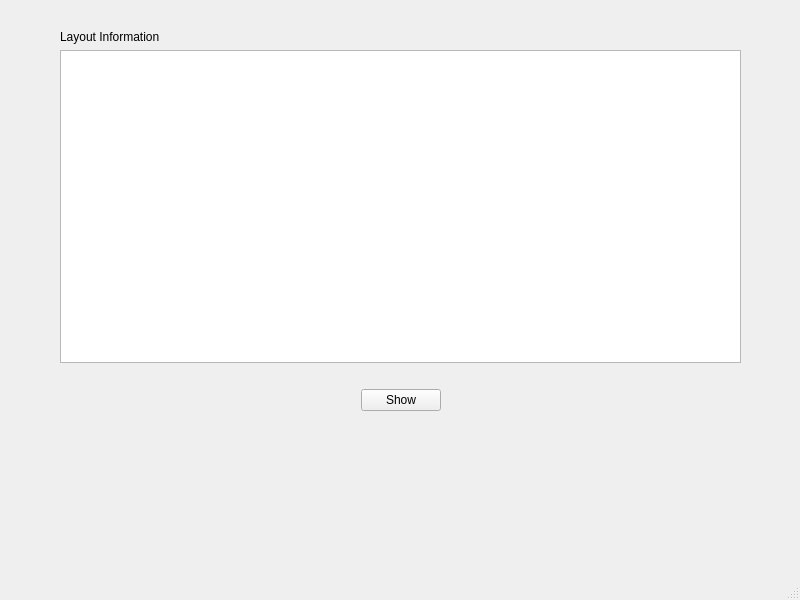
<?xml version="1.0" encoding="UTF-8"?>
<ui version="4.0">
 <class>MainWindow</class>
 <widget class="QMainWindow" name="MainWindow">
  <property name="geometry">
   <rect>
    <x>0</x>
    <y>0</y>
    <width>800</width>
    <height>600</height>
   </rect>
  </property>
  <property name="windowTitle">
   <string>MainWindow</string>
  </property>
  <widget class="QWidget" name="centralwidget">
   <widget class="QWidget" name="verticalLayoutWidget">
    <property name="geometry">
     <rect>
      <x>60</x>
      <y>30</y>
      <width>681</width>
      <height>381</height>
     </rect>
    </property>
    <layout class="QVBoxLayout" name="verticalLayout">
     <item>
      <widget class="QLabel" name="label">
       <property name="text">
        <string>Layout Information</string>
       </property>
      </widget>
     </item>
     <item>
      <widget class="QPlainTextEdit" name="plainTextEdit"/>
     </item>
     <item>
      <spacer name="horizontalSpacer">
       <property name="orientation">
        <enum>Qt::Horizontal</enum>
       </property>
       <property name="sizeHint" stdset="0">
        <size>
         <width>40</width>
         <height>20</height>
        </size>
       </property>
      </spacer>
     </item>
     <item>
      <layout class="QHBoxLayout" name="horizontalLayout">
       <item>
        <spacer name="horizontalSpacer_2">
         <property name="orientation">
          <enum>Qt::Horizontal</enum>
         </property>
         <property name="sizeHint" stdset="0">
          <size>
           <width>40</width>
           <height>20</height>
          </size>
         </property>
        </spacer>
       </item>
       <item>
        <widget class="QPushButton" name="pushButton">
         <property name="text">
          <string>Show</string>
         </property>
        </widget>
       </item>
       <item>
        <spacer name="horizontalSpacer_3">
         <property name="orientation">
          <enum>Qt::Horizontal</enum>
         </property>
         <property name="sizeHint" stdset="0">
          <size>
           <width>40</width>
           <height>20</height>
          </size>
         </property>
        </spacer>
       </item>
      </layout>
     </item>
    </layout>
   </widget>
  </widget>
  <widget class="QMenuBar" name="menubar">
   <property name="geometry">
    <rect>
     <x>0</x>
     <y>0</y>
     <width>800</width>
     <height>26</height>
    </rect>
   </property>
  </widget>
  <widget class="QStatusBar" name="statusbar"/>
 </widget>
 <resources/>
 <connections/>
</ui>
